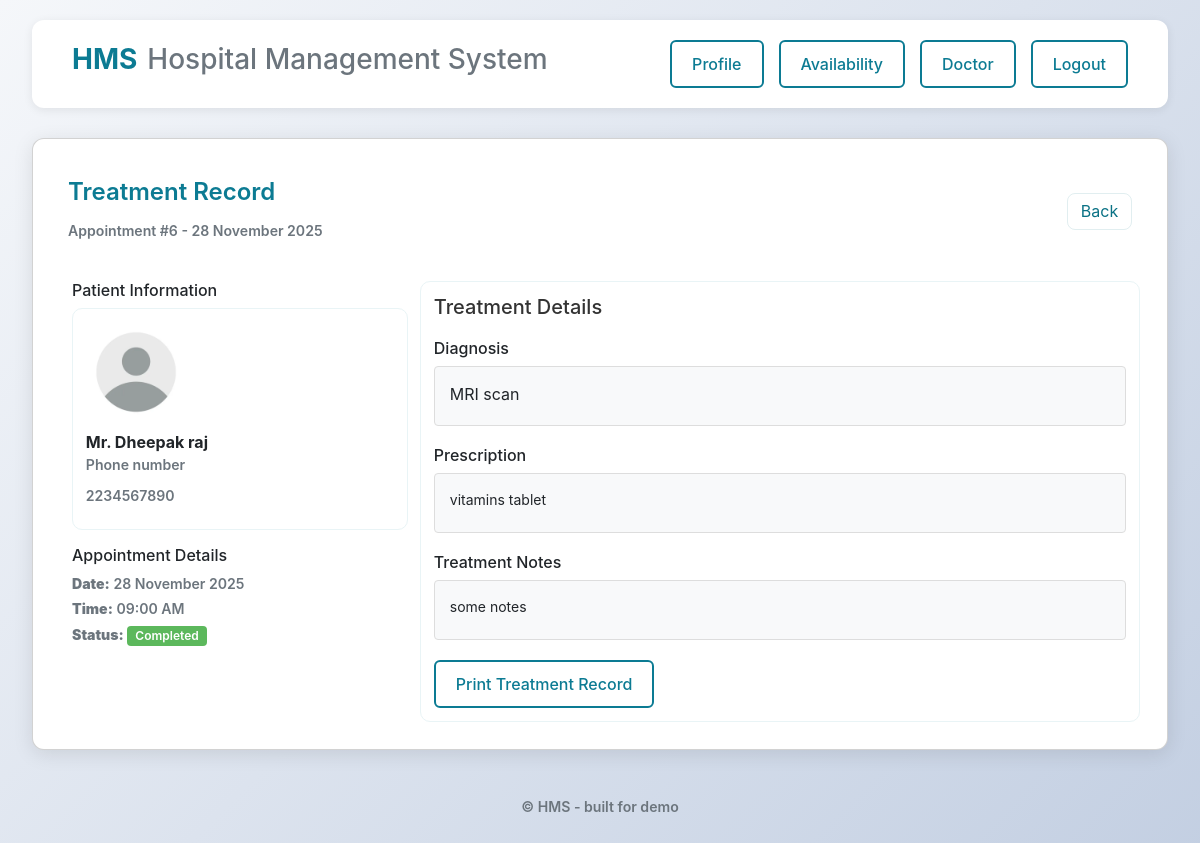
The app's page /doctor/view_treatment/6 (signed in) with its own data.
### app/models.py (models this page shows, shortened)
class Appointment(db.Model):
    id = db.Column(db.Integer, primary_key=True)
    patient_id = db.Column(db.Integer, db.ForeignKey('patient.id'), nullable=False)
    doctor_id = db.Column(db.Integer, db.ForeignKey('doctor.id'), nullable=False)
    date = db.Column(db.Date, nullable=False)
    time = db.Column(db.Time, nullable=False)
    status = db.Column(db.String(20), default="Booked")  # Booked/Completed/Cancelled
    availability_id = db.Column(db.Integer, db.ForeignKey('doctor_availability.id'), nullable=True)
    doctor = db.relationship('Doctor', back_populates='appointments')
    patient = db.relationship('Patient', back_populates='appointments')
    availability = db.relationship('DoctorAvailability', back_populates='appointments')
    treatment = db.relationship('Treatment', back_populates='appointment',
                                uselist=False, overlaps="treatment_record")

class User(UserMixin, db.Model):
    id = db.Column(db.Integer, primary_key=True)
    username = db.Column(db.String(64), unique=True, index=True, nullable=False)
    email = db.Column(db.String(120), unique=True, index=True, nullable=False)
    password_hash = db.Column(db.String(128))
    role = db.Column(db.String(20), nullable=False)  # 'admin','doctor','patient'
    created_at = db.Column(db.DateTime, default=datetime.utcnow)
    age = db.Column(db.Integer)
    gender = db.Column(db.String(10))
    first_name = db.Column(db.String(64))
    last_name = db.Column(db.String(64))
    phone = db.Column(db.String(20))
    address = db.Column(db.Text)
    profile_photo = db.Column(db.String(256), nullable=True)  # path under static/uploads/
    doctor = db.relationship('Doctor', back_populates='user', uselist=False)
    patient = db.relationship('Patient', back_populates='user', uselist=False)

class Treatment(db.Model):
    id = db.Column(db.Integer, primary_key=True)
    appointment_id = db.Column(db.Integer, db.ForeignKey('appointment.id'), unique=True, nullable=False)
    diagnosis = db.Column(db.Text, nullable=True)
    prescription = db.Column(db.Text, nullable=True)
    treatment_notes = db.Column(db.Text, nullable=True)
    created_at = db.Column(db.DateTime, default=datetime.utcnow)
    appointment = db.relationship('Appointment', back_populates='treatment')

### app/routes.py (the view)
@app.route("/doctor/view_treatment/<int:appointment_id>")
@login_required
def doctor_view_treatment(appointment_id):
    appointment = db.session.get(Appointment, appointment_id)
    if not appointment:
        flash("Appointment record not found.", "error")
        return redirect(url_for('doctor_dashboard'))
    if not current_user.is_authenticated or \
       not hasattr(current_user, 'doctor') or \
       appointment.doctor_id != current_user.doctor.id:
        flash("Access denied. You are not authorized to view this record.", "error")
        return redirect(url_for('doctor_dashboard'))
    treatment_record = appointment.treatment
    if not treatment_record:
        if not (appointment.diagnosis or appointment.prescription or appointment.treatment_notes):
            flash("Treatment details are not yet available for this appointment.", "info")
            return redirect(url_for('doctor_dashboard'))
        treatment_record = appointment
    return render_template(
        "doctor_view_treatment.html",
        appointment=appointment,
        treatment=treatment_record
    )

### app/models.py (called while the page is built)
@login.user_loader
def load_user(user_id):
    return db.session.get(User, int(user_id))

### app/templates/doctor_view_treatment.html (shortened to what this page needs)
{% extends "base.html" %}
{% block content %}
<div class="card @printable-area">
  <div class="admin-top">
    <div>
      <div class="card-title">Treatment Record</div>
      <div class="small-muted mb-2">Appointment #{{ appointment.id }} - {{ appointment.date.strftime('%d %B %Y') }}</div>
    </div>
    <div>
      <a href="{{ url_for('doctor_dashboard') }}" class="btn-outline">Back</a>
    </div>
  </div>
  <div class="row mt-3">
    <div class="col-4">
      <h6>Patient Information</h6>
      <div class="doctor-card" style="display: block;">
        <img src="{{ url_for('static', filename=(appointment.patient.user.profile_photo if appointment.patient.user.profile_photo else 'default_profile.png')) }}"
             alt="" style="width: 100px; height: 100px; border-radius: 50%;">
        <div class="mt-2">
          <strong>
            {% if appointment.patient.user.gender == 'Male' %} Mr.
            {% else %} Ms.
            {% endif %}
                {{ appointment.doctor.user.first_name }} {{ appointment.doctor.user.last_name }}
            </strong>
          <div class="small-muted">Phone number</div>
          <div class="small-muted">{{ appointment.patient.user.phone }}</div>
        </div>
      </div>
      <div class="mt-3">
        <h6>Appointment Details</h6>
        <div class="small-muted mb-1"><strong>Date:</strong> {{ appointment.date.strftime('%d %B %Y') }}</div>
        <div class="small-muted mb-1"><strong>Time:</strong> {{ appointment.time.strftime('%I:%M %p') }}</div>
        <div class="small-muted mb-1"><strong>Status:</strong> <span class="badge badge-success">{{ appointment.status }}</span></div>
      </div>
    </div>
    <div class="col-auto doctor-card" style="display: block;">
      <div class="section-title">
        <h5>Treatment Details</h5>
      </div>
      <div class="treatment-section">
        <h6>Diagnosis</h6>
        <div class="treatment-box">
          {% if appointment.treatment.diagnosis %}
            {{ appointment.treatment.diagnosis }}
          {% else %}
            <span class="small-muted">No diagnosis recorded</span>
          {% endif %}
        </div>
      </div>
      <div class="treatment-section">
        <h6>Prescription</h6>
        <div class="treatment-box">
          {% if appointment.treatment.prescription %}
            <pre style="white-space: pre-wrap; font-family: inherit; margin: 0;">{{ appointment.treatment.prescription }}</pre>
          {% else %}
            <span class="small-muted">No prescription provided</span>
          {% endif %}
        </div>
      </div>
      <div class="treatment-section">
        <h6>Treatment Notes</h6>
        <div class="treatment-box">
          {% if appointment.treatment.treatment_notes %}
            <pre style="white-space: pre-wrap; font-family: inherit; margin: 0;">{{ appointment.treatment.treatment_notes }}</pre>
          {% else %}
            <span class="small-muted">No additional notes</span>
          {% endif %}
        </div>
      </div>
      <div class="nav-buttons">
        <button onclick="window.print()">Print Treatment Record</button>
      </div>
    </div>
  </div>
</div>
{% endblock %}

### app/static/css/style_common.css (style rules this page uses)
:root { --accent:#0b7285; --accent-2:#146c86; --muted:#6b7280; --card-bg: #ffffff; --page-bg: #f8fbfc; --radius: 10px; --gap: 1rem; --max-width:1200px; }
* { margin: 0; padding: 0; box-sizing: border-box; }
body { font-family: -apple-system, BlinkMacSystemFont, 'Segoe UI', Roboto, 'Helvetica Neue', Arial, sans-serif; background: linear-gradient(135deg, #f5f7fa 0%, #c3cfe2 100%); min-height: 100vh; padding: 20px; }
.card { background:var(--card-bg); border-radius:var(--radius); box-shadow: 0 6px 18px rgba(15,23,36,0.06); padding:1rem; }
.nav-buttons { display: flex; gap: 15px; }
.nav-buttons button, .nav-buttons a { text-decoration: none; padding: 10px 20px; border-radius: 6px; font-weight: 500; transition: all 0.3s ease; border: 2px solid transparent; cursor: pointer; }
.nav-buttons button:not(.active), .nav-buttons a:not(.active) { color: #0c7b93; background: transparent; border-color: #0c7b93; }
.card { background: white; border-radius: 12px; box-shadow: 0 4px 20px rgba(0,0,0,0.1); padding: 35px; margin-bottom: 30px; }
.card-title { font-size: 24px; color: #0c7b93; margin-bottom: 10px; font-weight: 600; }
.small-muted { font-size: 0.88rem; color: #6c757d; margin-bottom: 10px; font-weight: 600; }
.admin-top { display: flex; justify-content: space-between; align-items: center; margin-bottom: 25px; flex-wrap: wrap; gap: 15px; }
.section-title { font-size: 20px; color: #333; margin-bottom: 20px; font-weight: 600; }
.btn-outline { background:transparent; color:var(--accent); border:1px solid rgba(11,114,133,0.12); padding:0.45rem 0.8rem; border-radius:8px; text-decoration:none; }
.row { display:flex;flex-wrap:wrap;margin:-0.5rem }
.col-auto { flex: 1 1 auto }
.mb-1 { margin-bottom:0.6rem }
.mb-2 { margin-bottom:1rem }

### app/static/css/style_admin.css (style rules this page uses)
.admin-top { display:flex; justify-content:space-between; align-items:center; gap:1rem; margin-bottom:1rem; }
.badge { display:inline-block;padding:0.25rem 0.5rem;border-radius:6px;font-size:0.85rem; }

### app/static/css/style_patient.css (style rules this page uses)
.doctor-card { display:flex;gap:0.8rem;align-items:center;padding:0.8rem;border-radius:10px;border:1px solid #e9f4f6;background:white; }
.doctor-card img { width:64px;height:64px;border-radius:8px;object-fit:cover }

### app/templates/doctor_view_treatment.html (style rules this page uses)
.treatment-section { margin-bottom: 20px; }
.treatment-box { background: #f8f9fa; padding: 15px; border-radius: 4px; border: 1px solid #ddd; min-height: 60px; }
.badge { display: inline-block; padding: 4px 8px; font-size: 12px; font-weight: 600; border-radius: 4px; }
.badge-success { background-color: #5cb85c; color: white; }

### records on screen
Appointment: id "6", date "28 November 2025", time "09:00 AM", status "Completed"
User: doctor.user.first_name "Dheepak", doctor.user.last_name "raj"
User: patient.user.phone "2234567890"
Treatment: treatment.diagnosis "MRI scan", treatment.prescription "vitamins tablet", treatment.treatment_notes "some notes"
